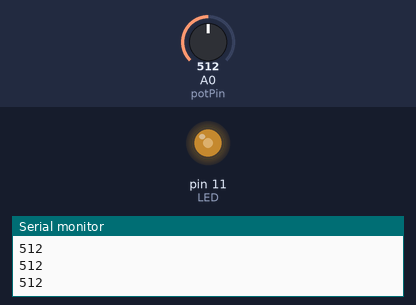
Bench run of a sketch on a simulated Arduino Uno, built with avr-gcc and run on an emulated ATmega328P. Shown: output pins drawn as LEDs (lit = HIGH), the last lines printed to the serial monitor. The test bench sets the inputs (shaded band); at power-on: A0 (potPin) = 512.

Above: at 1.2 s.
1.3 s: A0 (potPin) set to 716
At 2.5 s:
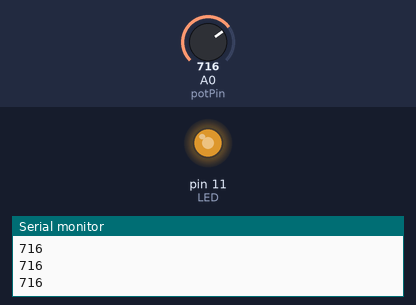
2.8 s: A0 (potPin) set to 900
At 4.0 s:
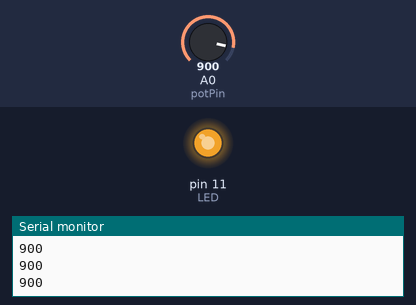
4.3 s: A0 (potPin) set to 122
At 5.4 s:
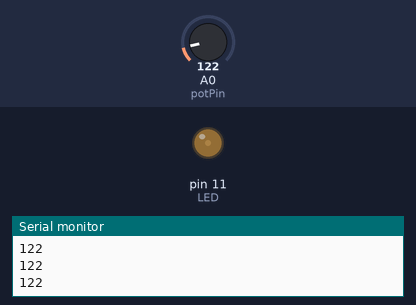
5.8 s: A0 (potPin) set to 0
At 6.7 s:
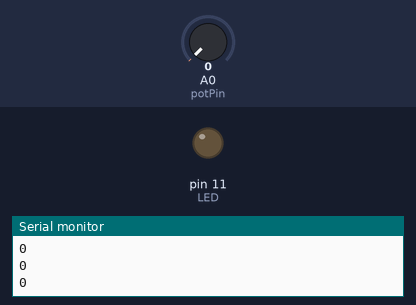
7.3 s: A0 (potPin) set to 511
At 8.0 s:
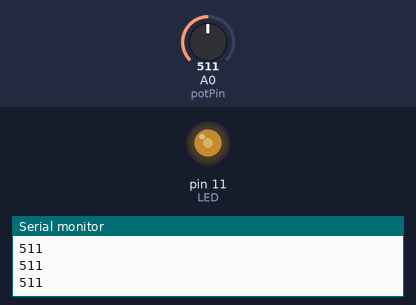
Timing chart, 0 to 9.8 s (numbered marks = the images above; inputs shaded):
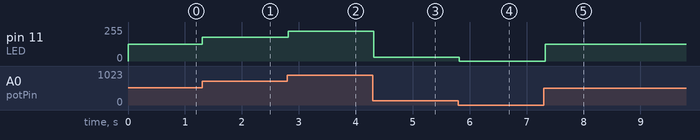

Measured:
- after the input at 1.3 s, pin 11 (LED): 127/255 → 178/255 at once
- after the input at 2.8 s, pin 11 (LED): 178/255 → 224/255 at once
- after the input at 4.3 s, pin 11 (LED): 224/255 → 30/255 at once
- after the input at 5.8 s, pin 11 (LED): 30/255 → 0/255 at once
- after the input at 7.3 s, pin 11 (LED): 0/255 → 127/255 at once

The sketch:

Act4PotenLED.ino
```cpp
int potPin = A0;
int LED = 11;
int sensorValue = 0;
int outputValue = 0;
void setup() {
  // put your setup code here, to run once:
Serial.begin(9600);
pinMode(potPin, INPUT);
pinMode(LED, OUTPUT);
}

void loop() {
  // put your main code here, to run repeatedly:
sensorValue = analogRead(potPin);
outputValue = map(sensorValue, 0, 1023, 0, 255);
analogWrite(LED, outputValue);

//for printing
Serial.println(sensorValue);
delay(100);
}
```
